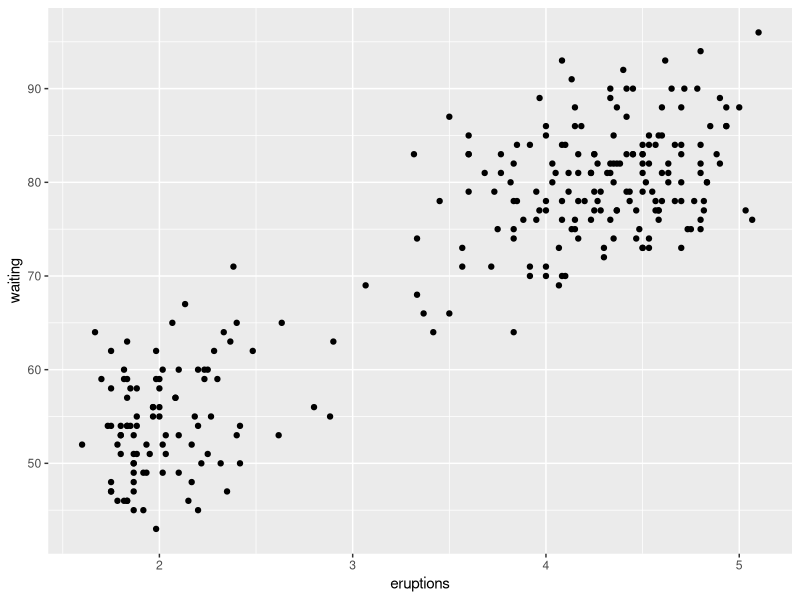
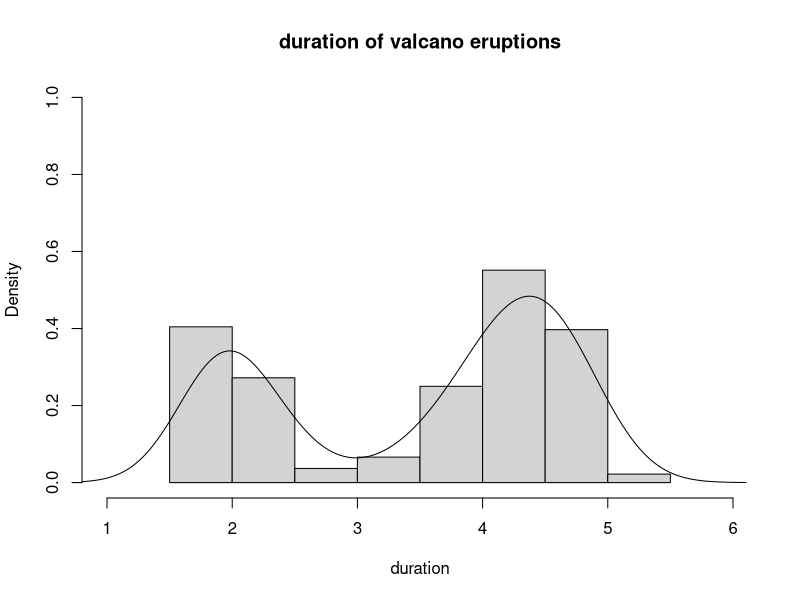
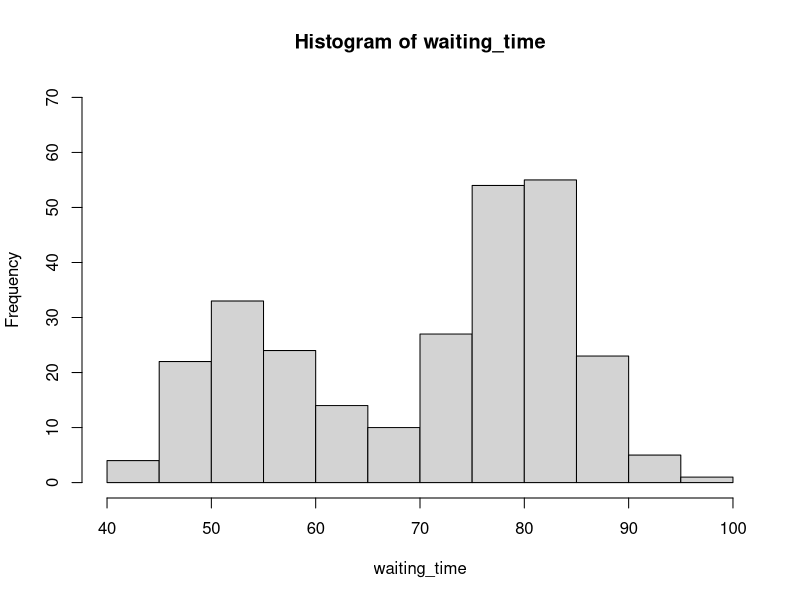
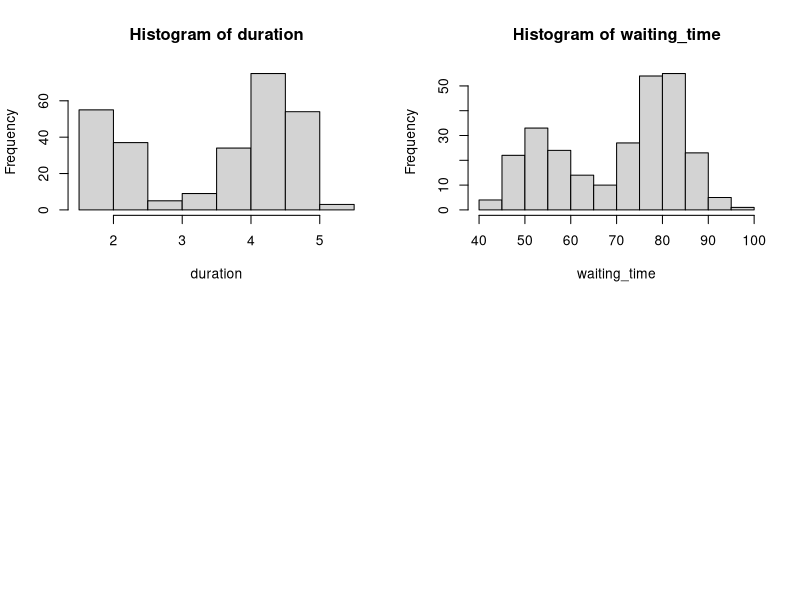

R code for these plots, in order: (Note: this script raises an error after producing the figures.)
head(faithful)
library(tidyverse)
ggplot(faithful, aes(eruptions, waiting))+
  geom_point()+
  geom_abline()

duration <- faithful$eruptions #define eruptions
range(duration) #find the range of the data set
breaks <- seq(1.5,5.5, by=0.5) #set up subset according to interval, by 0.5
duration_cut <- cut(duration, breaks,right = F) #cut the "duration" according to the "breaks", right =F means close on left, open on right
(duration_freq <- table(duration_cut)) #show the freq of duraiton in each interval
cbind(duration_freq)

waiting_time <- faithful$waiting
range(waiting_time)
breaks <- seq(40, 100, by=10)
waiting_time_cut <- cut(waiting_time, breaks, right = F)
waiting_time_freq <- table(waiting_time_cut)
cbind(waiting_time_freq)

eurption_duration <- hist(duration, xlim= c(1,6), ylim= c(0,1),breaks = 5, probability = T, 
     main = "duration of valcano eruptions") #how to change x/y axis
lines(density(duration))

waiting_duration <- hist(waiting_time,xlim = c(40,100), ylim = c(0,70), breaks = 10)

par(mfrow= c(2,2))
plot(eurption_duration)
plot(waiting_duration)

#relative freq
real_duration_freq= duration_freq/ nrow(faithful)
old = options(digits = 1)
cbind(duration_freq, real_duration_freq)

real_waiting_time <- waiting_time_freq/ nrow(faithful)
cbind(waiting_time_freq, real_waiting_time)

#cumulative freq
duration_cumfreq <- cumsum (duration_freq)
cbind(duration_freq, duration_cumfreq)

waiting_cumfreq <- cumsum(waiting_time_freq)
cbind(waiting_time_freq, waiting_cumfreq)

cumfreq0 <- c(0, duration_cumfreq)
plot(breaks, cumfreq0,
     main = "Cumulative freq of eruption duration",
     xlab = "duration time",
     ylab = "cumulative eruptions",
     ylim = c(0,300))
lines(breaks, cumfreq0)

cum_waiting_freq0 <- c(0, waiting_cumfreq)
plot(breaks_1, cum_waiting_freq0,
     main = "Cumulative waiting time",
     xlab = "Waiting time",
     ylab = "Cumulative time")
lines(breaks_1, cum_waiting_freq0)

#cumulative relative freq
duration_cumrelfreq <- duration_cumfreq/ nrow(faithful)
waiting_cumrelfreq <- waiting_cumfreq/ nrow(faithful)

options(old)
old = options(digits = 1)
cbind(duration_cumfreq, duration_cumrelfreq)
cbind(waiting_cumfreq, waiting_cumrelfreq)

duration_relcumfreq0 <- c(0, duration_cumrelfreq)
plot(breaks, duration_relcumfreq0,
     main = "Relative CumFreq of duration",
     xlab = "Duration Time",
     ylab = "RelCum Freq")
lines(breaks, duration_relcumfreq0)

waiting_relcumfreq0 <- c(0, waiting_cumrelfreq)
plot(breaks_1, waiting_relcumfreq0,
     main = "RelCum waiting freq",
     xlab = "Waiting time",
     ylab = "RelCum Freq")
lines(breaks_1, waiting_relcumfreq0)

#ECDF, no need to compute relative cumulative freq first
fn <- ecdf(duration)
plot(fn,
     main= "ECDF of duration time",
     xlab= "duration time",
     ylab = "cumulative relFreq")

fn1 <- ecdf(waiting_time)
plot(fn1,
     main="ECDF of waiting time",
     xlab= "waiting time",
     ylab= "cumulative relFreq")

#stem leaf plot
stem(duration)

#scatterplot
plot(duration, waiting_time,
     main = "Eruption duration vs waiting time",
     xlab = "Eruption duration",
     ylab = "time waited")
abline(lm(waiting_time~duration)) # lm(y~x)
